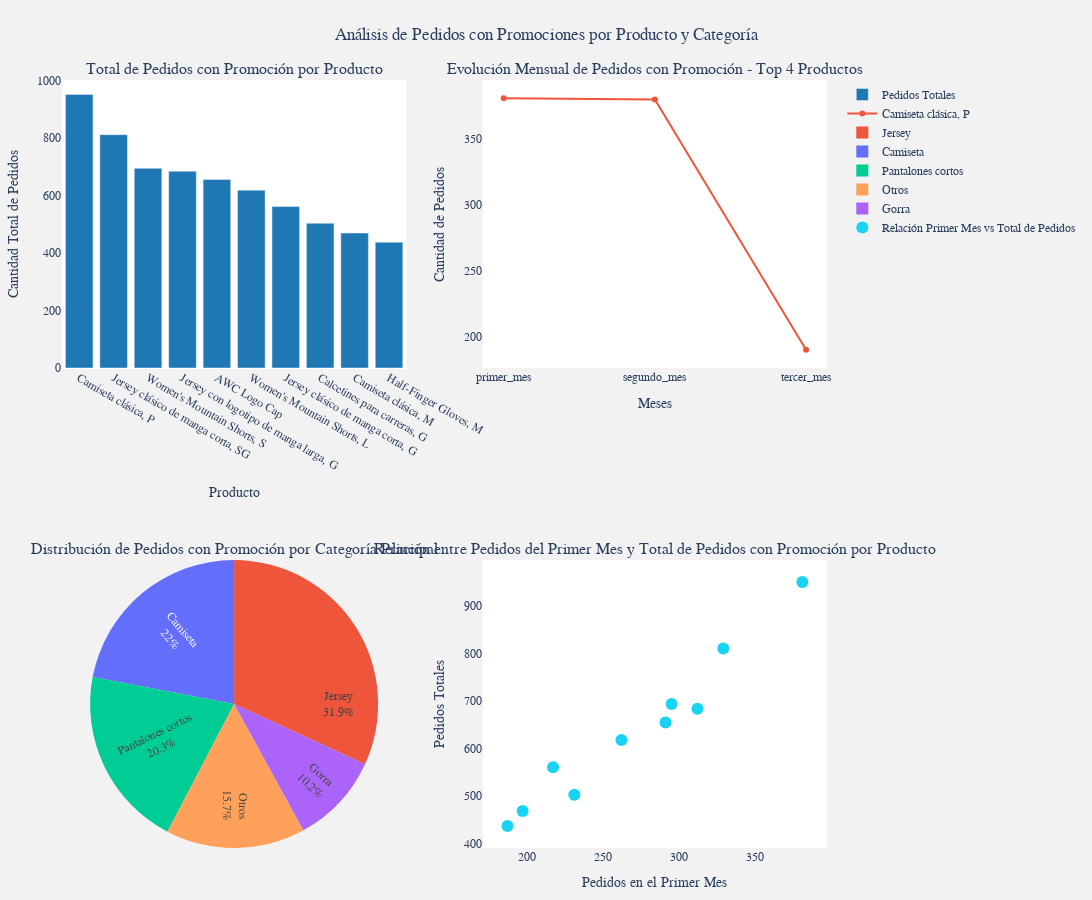

This figure's notebook cell:
### Code cell
create_dashboard_from_json(json_str)

### Figure 1 — Plotly figure (JSON) as saved in the notebook; plotly's stock layout.template omitted (floating-point values rounded to 4 significant figures)
{"data": [{"marker": {"color": "#1f77b4"}, "name": "Pedidos Totales", "type": "bar", "x": ["Camiseta clásica, P", "Jersey clásico de manga corta, SG", "Women's Mountain Shorts, S", "Jersey con logotipo de manga larga, G", "AWC Logo Cap", "Women's Mountain Shorts, L", "Jersey clásico de manga corta, G", "Calcetines para carreras, G", "Camiseta clásica, M", "Half-Finger Gloves, M"], "xaxis": "x", "y": [951, 811, 694, 684, 655, 618, 561, 503, 469, 437], "yaxis": "y"}, {"mode": "lines+markers", "name": "Camiseta clásica, P", "type": "scatter", "x": ["primer_mes", "segundo_mes", "tercer_mes"], "xaxis": "x2", "y": [381, 380, 190], "yaxis": "y2"}, {"domain": {"x": [0, 0.45], "y": [0, 0.375]}, "insidetextorientation": "radial", "labels": ["Camiseta", "Jersey", "Pantalones cortos", "Gorra", "Otros"], "marker": {"colors": ["#636efa", "#ef553b", "#00cc96", "#ab63fa", "#ffa15a"]}, "name": "Pedidos por Subcategoría Agrupada", "textinfo": "label+percent", "type": "pie", "values": [1420, 2056, 1312, 655, 1010]}, {"marker": {"color": "#19d3f3", "size": 12}, "mode": "markers", "name": "Relación Primer Mes vs Total de Pedidos", "text": ["Camiseta clásica, P", "Jersey clásico de manga corta, SG", "Women's Mountain Shorts, S", "Jersey con logotipo de manga larga, G", "AWC Logo Cap", "Women's Mountain Shorts, L", "Jersey clásico de manga corta, G", "Calcetines para carreras, G", "Camiseta clásica, M", "Half-Finger Gloves, M"], "type": "scatter", "x": [381, 329, 295, 312, 291, 262, 217, 231, 197, 187], "xaxis": "x3", "y": [951, 811, 694, 684, 655, 618, 561, 503, 469, 437], "yaxis": "y3"}], "layout": {"annotations": [{"font": {"size": 16}, "showarrow": false, "text": "Total de Pedidos con Promoción por Producto", "x": 0.225, "xanchor": "center", "xref": "paper", "y": 1, "yanchor": "bottom", "yref": "paper"}, {"font": {"size": 16}, "showarrow": false, "text": "Evolución Mensual de Pedidos con Promoción - Top 4 Productos", "x": 0.775, "xanchor": "center", "xref": "paper", "y": 1, "yanchor": "bottom", "yref": "paper"}, {"font": {"size": 16}, "showarrow": false, "text": "Distribución de Pedidos con Promoción por Categoría Principal", "x": 0.225, "xanchor": "center", "xref": "paper", "y": 0.375, "yanchor": "bottom", "yref": "paper"}, {"font": {"size": 16}, "showarrow": false, "text": "Relación entre Pedidos del Primer Mes y Total de Pedidos con Promoción por Producto", "x": 0.775, "xanchor": "center", "xref": "paper", "y": 0.375, "yanchor": "bottom", "yref": "paper"}], "autosize": true, "font": {"family": "Arial, sans-serif", "size": 12}, "height": 900, "margin": {"b": 50, "l": 50, "r": 50, "t": 80}, "paper_bgcolor": "#f2f2f2", "plot_bgcolor": "#ffffff", "title": {"text": "Análisis de Pedidos con Promociones por Producto y Categoría", "x": 0.5}, "width": 1600, "xaxis": {"anchor": "y", "domain": [0, 0.45], "title": {"text": "Producto"}}, "xaxis2": {"anchor": "y2", "domain": [0.55, 1], "title": {"text": "Meses"}}, "xaxis3": {"anchor": "y3", "domain": [0.55, 1], "title": {"text": "Pedidos en el Primer Mes"}}, "yaxis": {"anchor": "x", "domain": [0.625, 1], "title": {"text": "Cantidad Total de Pedidos"}}, "yaxis2": {"anchor": "x2", "domain": [0.625, 1], "title": {"text": "Cantidad de Pedidos"}}, "yaxis3": {"anchor": "x3", "domain": [0, 0.375], "title": {"text": "Pedidos Totales"}}}}
